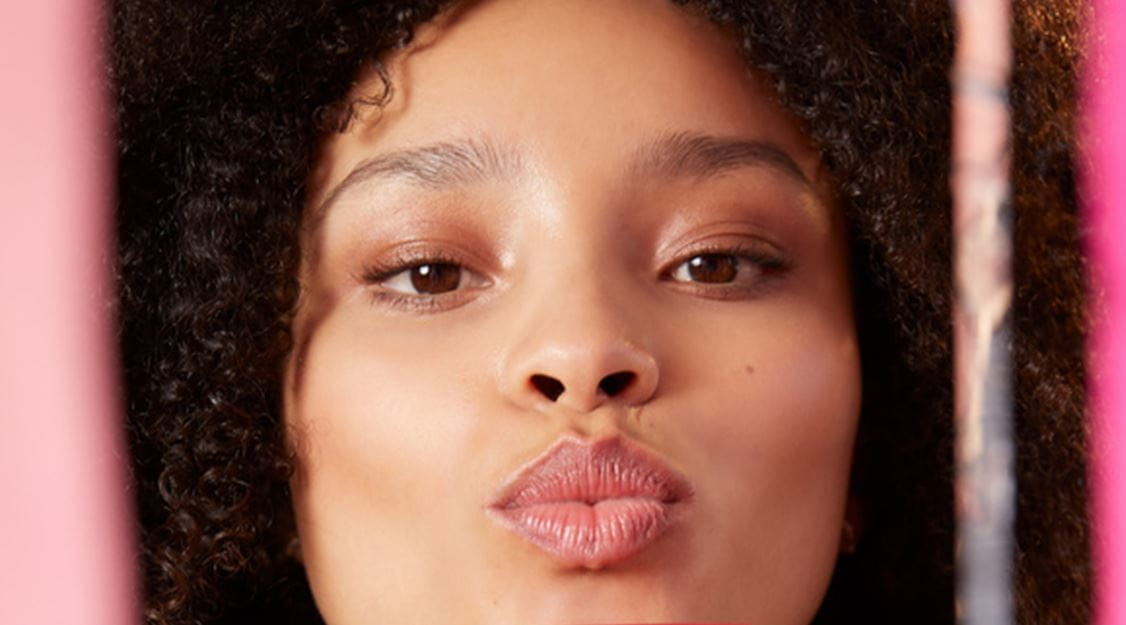
#> input picture img/face.jpg, 1126 x 625 px
$ python affine_transformation.py
#> lines starting #> are read from the running program, lines starting #| are printed output that depends on the picture
import cv2
import numpy as np
import math

img = cv2.imread('img/face.jpg')
#> img is the input picture: shape (625, 1126, 3); mean B, G, R 79.9, 90.6, 138.5

theta = 20
rads = math.radians(theta)
# rotation_matrix = np.array([
#                             [np.cos(theta), -np.sin(theta), 0],
#                             [np.sin(theta),  np.cos(theta), 0],
#                             [0            ,            0 ,  1]
#                             ])

rot_img = np.uint8(np.zeros((img.shape)))

height, width = img.shape[:2]
#> height = 625; width = 1126
midx, midy = (width//2, height//2)
#> midx = 563; midy = 312

for i in range(img.shape[1]) :
    for j in range(img.shape[0]) :
        x = (i - midx) * math.cos(rads) + (j - midy) * math.sin(rads)
        y = -(i - midx) * math.sin(rads) + (j - midy) * math.cos(rads)

        x = round(x) + midx
        y = round(y) + midy

        if (x>=0 and y>=0 and x < width and y < height) :
            rot_img[j,i,:] = img[y,x,:]
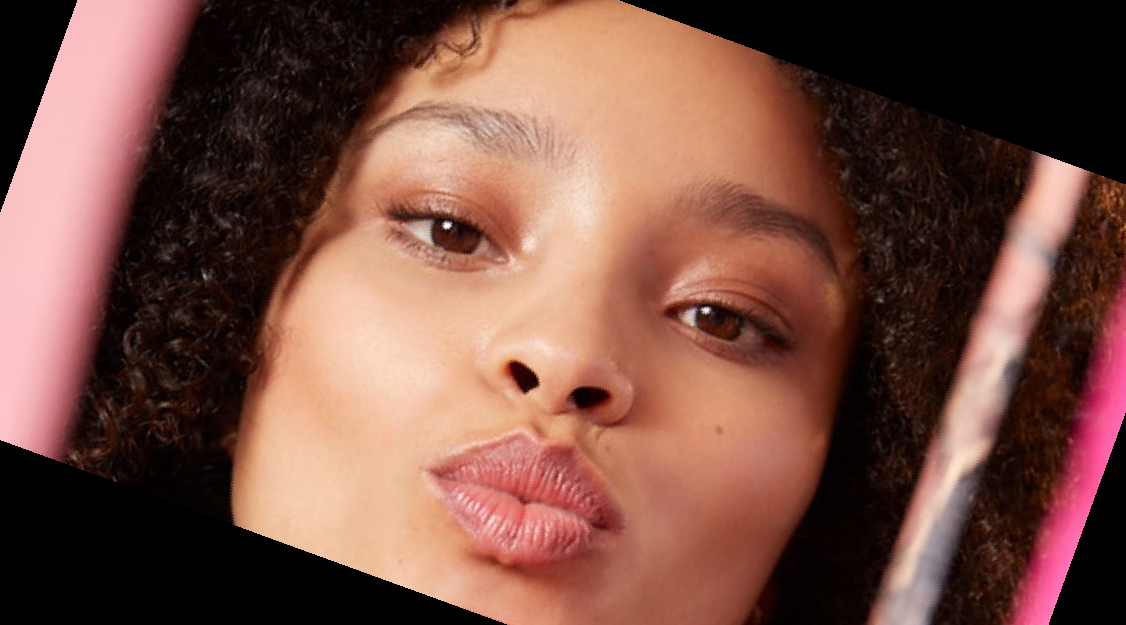
#> rot_img: shape (625, 1126, 3); mean B, G, R 68.2, 79.7, 120.2


cv2.imshow(f'rotation : {theta}', rot_img)
cv2.waitKey(0)
cv2.destroyAllWindows()

cv2.imwrite(f'img/face_rot{theta}.jpg', rot_img)

$ run again, with img/crossfit.jpg copied over img/face.jpg
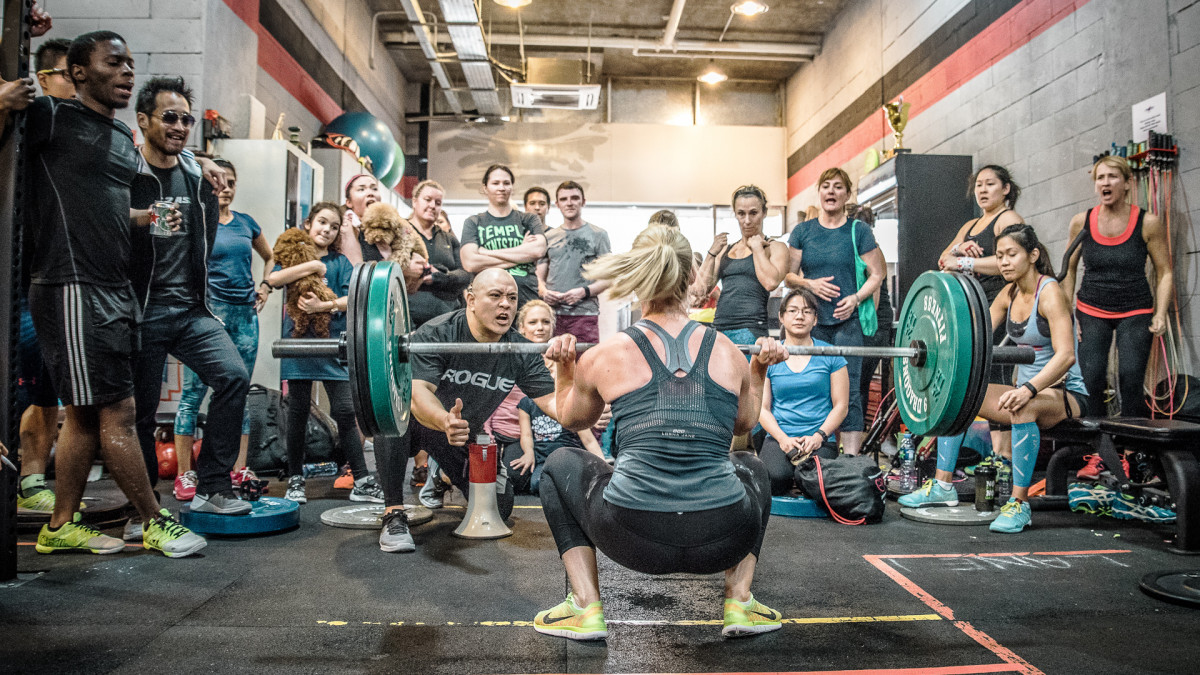
#> input picture img/crossfit.jpg, 1200 x 675 px
#> img is the input picture: shape (675, 1200, 3); mean B, G, R 100.8, 107.4, 110.6
#> after the loop `for i in range(img.shape[1]) :`:
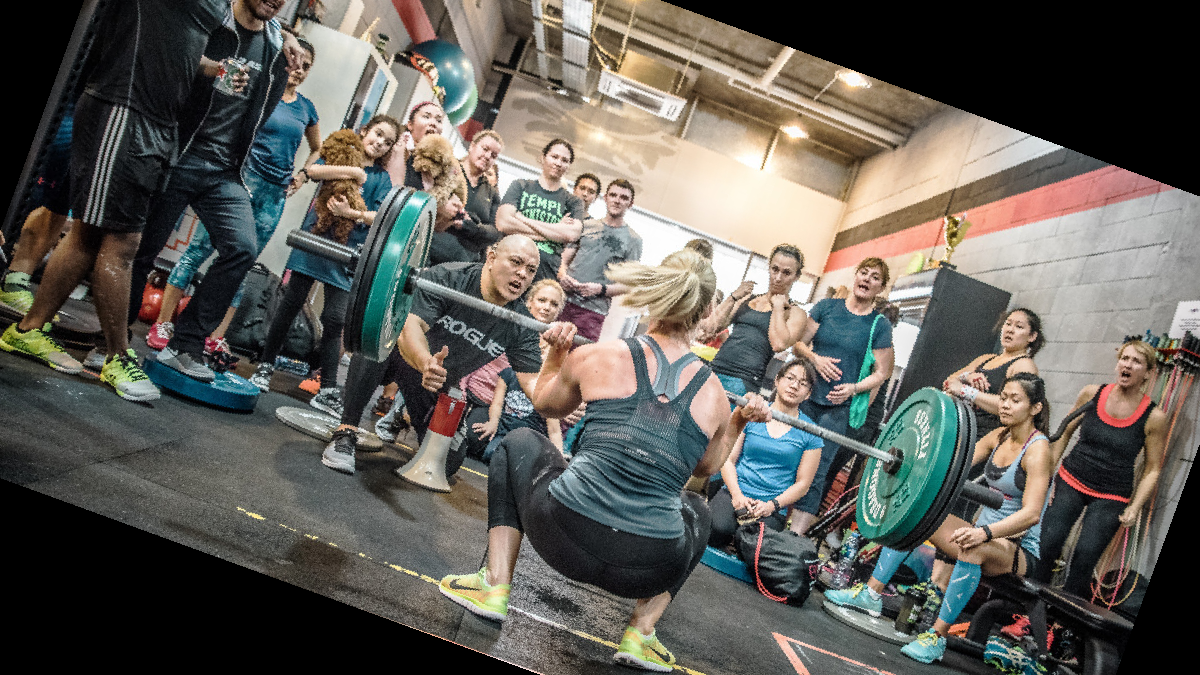
#> rot_img: shape (675, 1200, 3); mean B, G, R 88.3, 94.1, 96.6

$ run again, with img/get_monitor_perspective.jpg copied over img/face.jpg
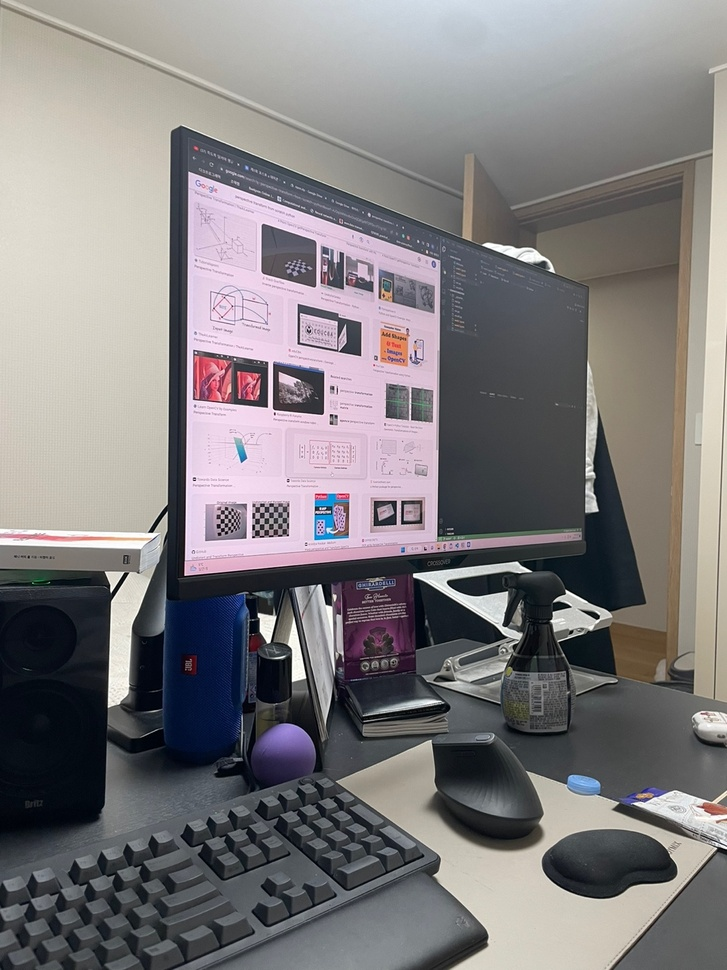
#> input picture img/get_monitor_perspective.jpg, 727 x 970 px, shrunk from 1080 x 1440 before the run
#> img is the input picture: shape (970, 727, 3); mean B, G, R 126.3, 124.8, 127.9
#> after the loop `for i in range(img.shape[1]) :`:
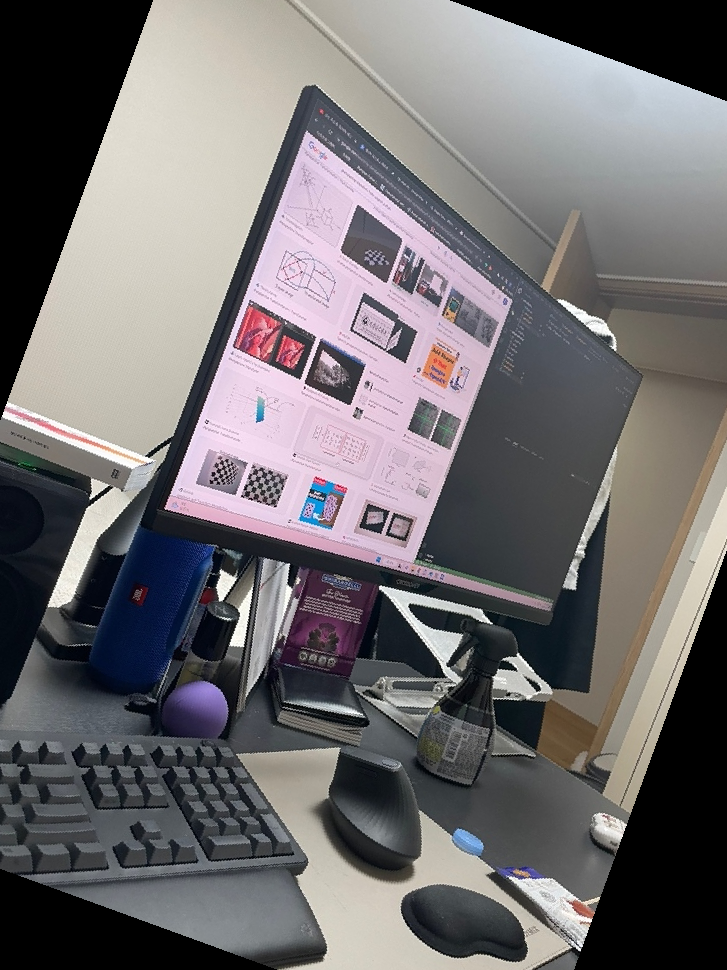
#> rot_img: shape (970, 727, 3); mean B, G, R 111.1, 109.2, 112.3
